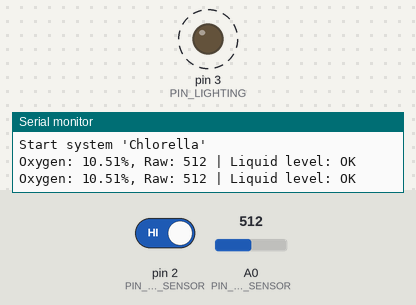
A sketch run on a simulated Arduino Uno, built with avr-gcc and run on an emulated ATmega328P. Shown: output pins drawn as LEDs (lit = HIGH), the last lines printed to the serial monitor. Dashed ring = blinking. The inputs (shaded band) are chosen by the test bench; at power-on: pin 2 (PIN_LIQUID_LEVEL_SENSOR) HIGH, A0 (PIN_OXYGEN_SENSOR) = 512. The modem accepts every AT command (registered, SIM ready, sends succeed) and sends nothing else.

Above: at 3.6 s.
3.7 s: pin 2 (PIN_LIQUID_LEVEL_SENSOR) driven LOW
At 4.2 s:
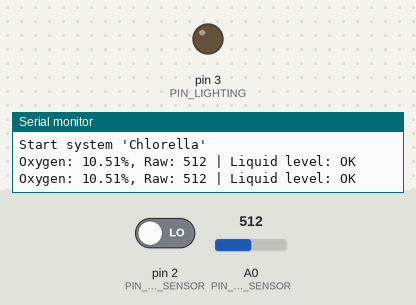
6.7 s: pin 2 (PIN_LIQUID_LEVEL_SENSOR) driven HIGH
At 8.4 s:
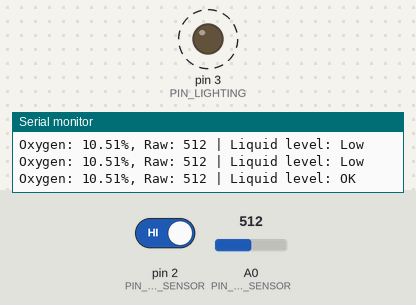
11.7 s: A0 (PIN_OXYGEN_SENSOR) set to 722
15.2 s: A0 (PIN_OXYGEN_SENSOR) set to 741
At 16.4 s:
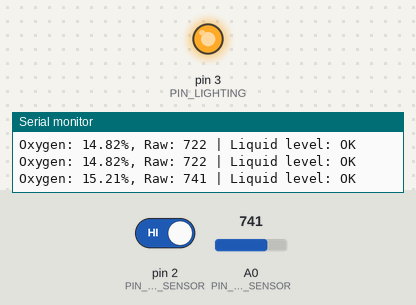
Timing chart, 0 to 18.2 s (numbered marks = the images above; inputs shaded):
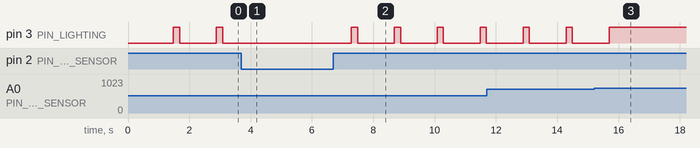

The sketch:

Horizone.ino
```cpp
#include <SoftwareSerial.h>
const int PIN_OXYGEN_SENSOR = A0;
const int PIN_LIQUID_LEVEL_SENSOR = 2;
const int PIN_LIGHTING = 3;
const float OXYGEN_THRESHOLD = 15.0;
const int READ_INTERVAL = 1000;
SoftwareSerial gsmSerial(10, 11);
bool smsSent = false;

float calculateOxygenPercentage(int sensorValue) {
  float voltage = sensorValue * (5.0 / 1023.0);
  return (voltage / 5.0) * 21.0;
}

void sendSMS(String message) {
  gsmSerial.println("AT");
  delay(100);
  gsmSerial.println("AT+CMGF=1");
  delay(100);
  gsmSerial.println("AT+CMGS=\"+1234567890\"");
  delay(100);
  gsmSerial.print(message);
  delay(100);
  gsmSerial.write(26);
  delay(1000);
}

void setup() {
  Serial.begin(9600);
  gsmSerial.begin(9600);
  pinMode(PIN_OXYGEN_SENSOR, INPUT);
  pinMode(PIN_LIQUID_LEVEL_SENSOR, INPUT_PULLUP);
  pinMode(PIN_LIGHTING, OUTPUT);
  digitalWrite(PIN_LIGHTING, LOW);
  Serial.println("Start system 'Chlorella'");
}

void updateLighting(bool liquidLevelOk, float oxygenPercentage) {
  if (liquidLevelOk) {
    if (oxygenPercentage < OXYGEN_THRESHOLD) {
      digitalWrite(PIN_LIGHTING, HIGH);
      delay(200);
      digitalWrite(PIN_LIGHTING, LOW);
      delay(200);
    } else {
      digitalWrite(PIN_LIGHTING, HIGH);
    }
  } else {
    digitalWrite(PIN_LIGHTING, LOW);
  }
}

void loop() {
  int oxygenRaw = analogRead(PIN_OXYGEN_SENSOR);
  float oxygenPercentage = calculateOxygenPercentage(oxygenRaw);
  int liquidLevelState = digitalRead(PIN_LIQUID_LEVEL_SENSOR);
  bool isLiquidLevelOk = (liquidLevelState == HIGH);
  Serial.print("Oxygen: ");
  Serial.print(oxygenPercentage, 2);
  Serial.print("%, Raw: ");
  Serial.print(oxygenRaw);
  Serial.print(" | Liquid level: ");
  Serial.println(isLiquidLevelOk ? "OK" : "Low");

  if (oxygenPercentage < OXYGEN_THRESHOLD && !smsSent) {
    String smsMessage = "Warning: Oxygen level low: " + String(oxygenPercentage, 2) + "%";
    sendSMS(smsMessage);
    smsSent = true;
  }
  if (oxygenPercentage >= OXYGEN_THRESHOLD) {
    smsSent = false;
  }

  updateLighting(isLiquidLevelOk, oxygenPercentage);
  delay(READ_INTERVAL);
}
```

Measured:
- the behaviour switches between 730 and 731 on A0 (PIN_OXYGEN_SENSOR) (found by bisection; images 2 and 3)
- after the input at 3.7 s, pin 3 (PIN_LIGHTING): stops changing and stays LOW
- after the input at 6.7 s, pin 3 (PIN_LIGHTING): alternates HIGH for 0.20 s and LOW for 1.2 s, starting after 0.59 s
- after the input at 15.2 s, pin 3 (PIN_LIGHTING): goes on until 15.7 s, then stays HIGH
- by itself, pin 3 (PIN_LIGHTING): alternates HIGH for 0.20 s and LOW for 1.2 s
